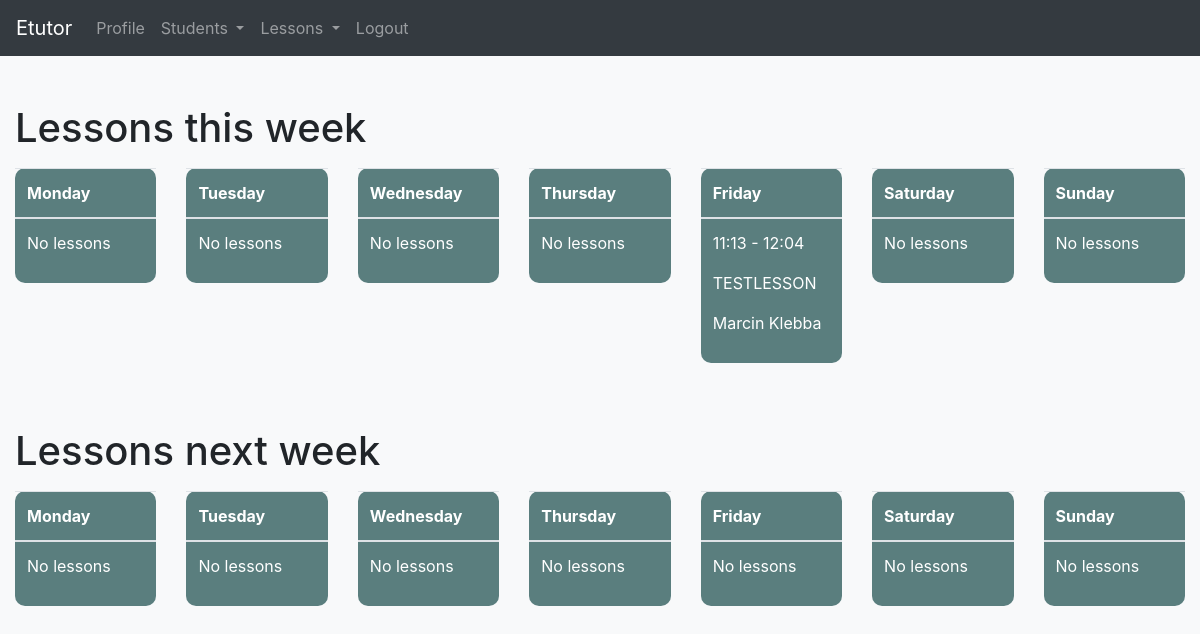
Before: /lessons/ (signed in) with the older database file.
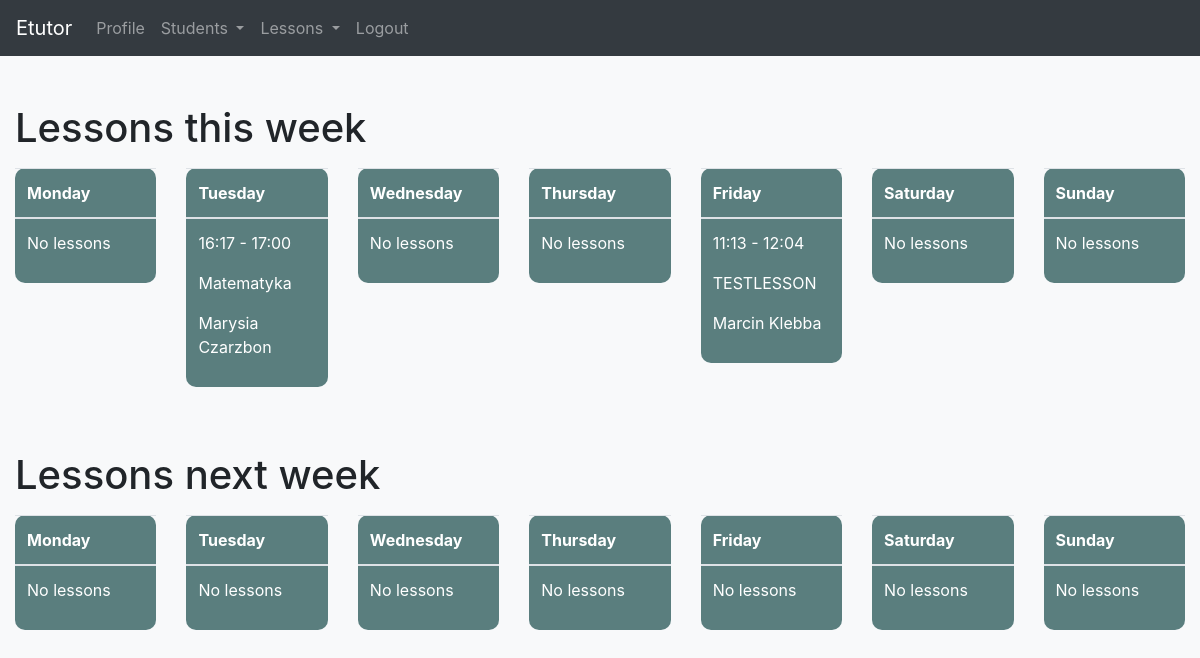
After: the same page with the newer database file.
### app/models.py (models this page shows, shortened)
class Lesson(models.Model):
    ONLINE = 'Online'
    AT_CLIENTS = "Client's"
    AT_TUTORS = "Tutor's"
    PLACE = [
        (ONLINE, _('Online')),
        (AT_CLIENTS, _("Client's")),
        (AT_TUTORS, _("Tutor's")),
    ]
    subject = models.CharField(max_length=50)
    place = models.CharField(max_length=30, choices=PLACE, default=ONLINE)
    amount = models.PositiveIntegerField(null=False, blank=False)
    description = models.CharField(max_length=250, blank=True)
    start_datetime = models.DateTimeField()
    end_datetime = models.DateTimeField()
    is_repetitive = models.BooleanField(default=True)
    is_notification_send = models.BooleanField(default=False)
    send_facebook_message = models.BooleanField(default=True)
    send_email = models.BooleanField(default=False)
    send_sms = models.BooleanField(default=False)
    tutor = models.ForeignKey(Tutor, on_delete=models.CASCADE)
    student = models.ForeignKey(Student, on_delete=models.CASCADE)
    objects = LessonManager()
    class Meta:
        ordering = ['start_datetime']
    def get_lesson_start_and_end_time(self):
        return '{start} - {end}'.format(start=self.start_datetime.astimezone().strftime("%H:%M"),
                                        end=self.end_datetime.astimezone().strftime("%H:%M")
                                        )
    def get_absolute_url(self):
        return reverse('lesson-detail', args=[self.id])

class Student(models.Model):
    first_name = models.CharField(max_length=50)
    last_name = models.CharField(max_length=50)
    address = models.CharField(max_length=100, blank=True)
    education_level = models.CharField(max_length=50, blank=True)
    phone_number = models.CharField(max_length=20, blank=True)
    email = models.EmailField(blank=True)
    discord_nick = models.CharField(max_length=50, blank=True)
    facebook_profile = models.CharField(max_length=150, blank=True)
    facebook_psid = models.CharField(max_length=50, blank=True)
    tutor = models.ForeignKey(Tutor, on_delete=models.CASCADE)
    def __str__(self):
        return f'{self.first_name.capitalize()} {self.last_name.capitalize()}'
    def get_absolute_url(self):
        return reverse('student-detail', args=[self.id])

### app/views.py (the view)
# urls.py: path('lessons/', views.LessonListView.as_view(), name='lessons'),
@method_decorator(login_required, name='dispatch')
class LessonListView(ListView):
    model = Lesson
    template_name = 'lesson_list.html'
    def get_queryset(self):
        return super().get_queryset().filter(tutor=self.request.user.tutor)
    def get_context_data(self, *, object_list=None, **kwargs):
        object_list = object_list if object_list else self.object_list
        return super(LessonListView, self).get_context_data(
            object_list=object_list,
            lessons_this_week=get_lessons_to_display(object_list, week='current'),
            lessons_next_week=get_lessons_to_display(object_list, week='next'),
        )

### app/calendar.py (called while the page is built)
def get_lessons_to_display(queryset, week='current'):
    now = datetime.now()
    start = now - timedelta(days=now.weekday())
    end = start + timedelta(days=6)
    start = start.replace(hour=0, minute=0)
    end = end.replace(hour=23, minute=59)
    if week == 'next':
        start += timedelta(days=7)
        end += timedelta(days=7)
    queryset = queryset.filter(start_datetime__range=(start, end)).annotate(weekday=Extract('start_datetime', 'iso_week_day'), hour=Extract(
        'start_datetime', 'hour')).order_by('weekday')
    lessons_in_day = []
    for iso in range(1, 8):
        lessons_in_day.append(queryset.filter(weekday=iso))
    return {x[0]: x[1] for x in zip(ISO_WEEK_DAYS, lessons_in_day)}

### templates/lesson_list.html (shortened to what this page needs)
{% extends 'base.html' %}
{% block content %}
<div class="container-fluid">
    <h1 class="mt-5">Lessons this week</h1>
    <div class="row mt-3">
        {% for day, lessons in lessons_this_week.items %}
        <div class="col">
            <table class="table bg-calendar">
                <thead>
                    <tr>
                        <th scope="col">{{day}}</th>
                    </tr>
                </thead>
                <tbody>
                    {% for lesson in lessons %}
                    <tr>
                        <td>
                            <p>{{ lesson.get_lesson_start_and_end_time }}</p>
                            <p><a href="{{lesson.get_absolute_url}}">{{ lesson.subject }}</a></p>
                            <p><a href="{{lesson.student.get_absolute_url}}">{{ lesson.student }}</a></p>
                        </td>
                    </tr>
                    {% empty %}
                    <tr>
                        <td>
                            <p>No lessons</p>
                        </td>
                    </tr>
                    {% endfor %}
                </tbody>
            </table>
        </div>
        {% endfor %}
    </div>
    <h1 class="mt-5">Lessons next week</h1>
    <div class="row mt-3">
        {% for day, lessons in lessons_next_week.items %}
        <div class="col">
            <table class="table bg-calendar">
                <thead>
                    <tr>
                        <th scope="col">{{day}}</th>
                    </tr>
                </thead>
                <tbody>
                    {% for lesson in lessons %}
                    <tr>
                        <td>
                            <p>{{ lesson.get_lesson_start_and_end_time }}</p>
                            <p><a href="{{lesson.get_absolute_url}}">{{ lesson.subject }}</a></p>
                            <p><a href="{{lesson.student.get_absolute_url}}">{{ lesson.student }}</a></p>
                        </td>
                    </tr>
                    {% empty %}
                    <tr>
                        <td>
                            <p>No lessons</p>
                        </td>
                    </tr>
                    {% endfor %}
                </tbody>
            </table>
        </div>
        {% endfor %}
    </div>
</div>
{% endblock %}

Changed rows visible on the page:
added Lesson: get_lesson_start_and_end_time "16:17 - 17:00", subject "Matematyka", student "Marysia Czarzbon", shown under "Tuesday"
Other visible differences:
list line gone: "No lessons"
